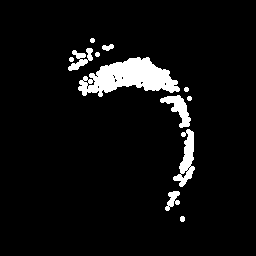
#> input picture 1.png, 256 x 256 px
$ jupyter execute linedetection.ipynb
#> lines starting #> are read from the running program, lines starting #| are printed output that depends on the picture; after the words box and inside, x2 and y2 are one past the last pixel; in counts of white or black regions, pixels touching at a corner belong together
[cell 1]
import cv2
import numpy as np
import matplotlib.pyplot as plt
import matplotlib.lines as mlines


def line_detection_vectorized(image, edge_image, num_rhos=180, num_thetas=180, t_count=220):
  edge_height, edge_width = edge_image.shape[:2]
  edge_height_half, edge_width_half = edge_height / 2, edge_width / 2
  #
  d = np.sqrt(np.square(edge_height) + np.square(edge_width))
  dtheta = 180 / num_thetas
  drho = (2 * d) / num_rhos
  #
  thetas = np.arange(0, 180, step=dtheta)
  rhos = np.arange(-d, d, step=drho)
  #
  cos_thetas = np.cos(np.deg2rad(thetas))
  sin_thetas = np.sin(np.deg2rad(thetas))
  #
  accumulator = np.zeros((len(rhos), len(rhos)))
  #
  figure = plt.figure(figsize=(12, 12))
  subplot1 = figure.add_subplot(1, 4, 1)
  subplot1.imshow(image)
  subplot2 = figure.add_subplot(1, 4, 2)
  subplot2.imshow(edge_image, cmap="gray")
  subplot3 = figure.add_subplot(1, 4, 3)
  subplot3.set_facecolor((0, 0, 0))
  subplot4 = figure.add_subplot(1, 4, 4)
  subplot4.imshow(image)
  #
  edge_points = np.argwhere(edge_image != 0)
  edge_points = edge_points - np.array([[edge_height_half, edge_width_half]])
  #
  rho_values = np.matmul(edge_points, np.array([sin_thetas, cos_thetas]))
#   print(array)
  #
  accumulator, theta_vals, rho_vals = np.histogram2d(
      np.tile(thetas, rho_values.shape[0]),
      rho_values.ravel(),
      bins=[thetas, rhos]
  )
  accumulator = np.transpose(accumulator)
  lines = np.argwhere(accumulator > t_count)
  rho_idxs, theta_idxs = lines[:, 0], lines[:, 1]
  r, t = rhos[rho_idxs], thetas[theta_idxs]

  for ys in rho_values:
    subplot3.plot(thetas, ys, color="white", alpha=0.05)

  subplot3.plot([t], [r], color="yellow", marker='o')

  for line in lines:
    y, x = line
    rho = rhos[y]
    theta = thetas[x]
    a = np.cos(np.deg2rad(theta))
    b = np.sin(np.deg2rad(theta))
    x0 = (a * rho) + edge_width_half
    y0 = (b * rho) + edge_height_half
    x1 = int(x0 + 1000 * (-b))
    y1 = int(y0 + 1000 * (a))
    x2 = int(x0 - 1000 * (-b))
    y2 = int(y0 - 1000 * (a))
    subplot3.plot([theta], [rho], marker='o', color="yellow")
    subplot4.add_line(mlines.Line2D([x1, x2], [y1, y2]))

  subplot3.invert_yaxis()
  subplot3.invert_xaxis()

  subplot1.title.set_text("Original Image")
  subplot2.title.set_text("Edge Image")
  subplot3.title.set_text("Hough Space")
  subplot4.title.set_text("Detected Lines")
  print(x1)
  print(x2)
  print(y1)
  print(y2)
  plt.show()
  return accumulator, rhos, thetas


if __name__ == "__main__":
  for i in range(3):
    image = cv2.imread(f"1.png")
#> image is the input picture: shape (256, 256, 3); 5.9% white; 12 white regions, largest, box (x1, y1, x2, y2) and area: (78, 57, 180, 97) 2285, (173, 129, 195, 187) 585, (160, 95, 191, 128) 422
    edge_image = cv2.cvtColor(image, cv2.COLOR_BGR2GRAY)
    edge_image = cv2.GaussianBlur(edge_image, (3, 3), 1)
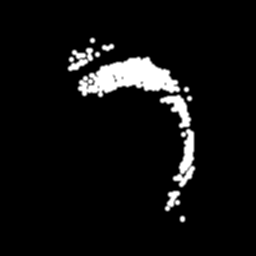
#> edge_image: shape (256, 256); min 0, max 255, mean 15.2
    edge_image = cv2.Canny(edge_image, 100, 200)
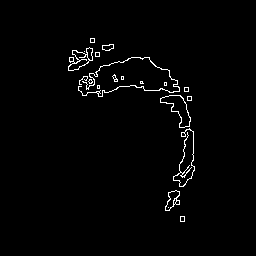
#> edge_image: shape (256, 256); 1.7% white in thin lines or dots, all inside (x1, y1, x2, y2) = (68, 38, 195, 222)
    edge_image = cv2.dilate(
        edge_image,
        cv2.getStructuringElement(cv2.MORPH_RECT, (5, 5)),
        iterations=1
    )
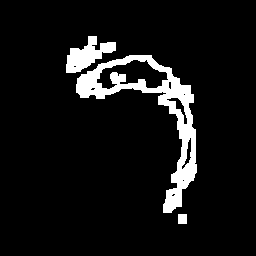
#> edge_image: shape (256, 256); 7.7% white; 3 white regions, box (x1, y1, x2, y2) and area: (76, 55, 197, 213) 4054, (66, 36, 116, 73) 906, (178, 214, 187, 224) 90
    edge_image = cv2.erode(
        edge_image,
        cv2.getStructuringElement(cv2.MORPH_RECT, (5, 5)),
        iterations=1
    )
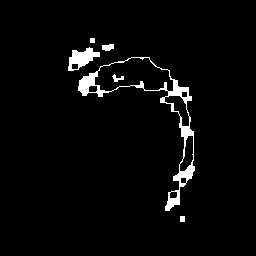
#> edge_image: shape (256, 256); 3.3% white; 6 white regions, box (x1, y1, x2, y2) and area: (78, 57, 195, 211) 1570, (68, 47, 100, 71) 394, (102, 44, 114, 51) 67, (112, 74, 124, 82) 46, (180, 216, 185, 222) 30, (90, 38, 95, 43) 25
    line_detection_vectorized(image, edge_image)
#> in line_detection_vectorized, `edge_points = np.argwhere(edge_image != 0)`: edge_points = 2132 pairs, first value 38 to 221, second value 68 to 194
#> in line_detection_vectorized, `edge_points = edge_points - np.array([[edge_height_half, edge_width_ha..`: edge_points = 2132 pairs, first value -90 to 93, second value -60 to 66
#> in line_detection_vectorized, `rho_values = np.matmul(edge_points, np.array([sin_thetas, cos_thetas]))`:
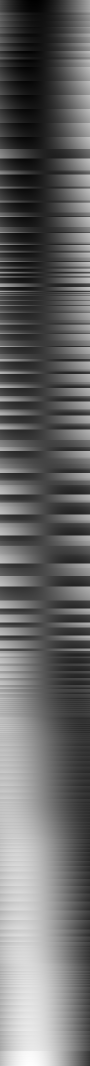
#> rho_values: shape (2132, 180) float64 (shown at 1/2 size); min -97.69, max 108.6, mean -14.1; drawn with min black and max white
#> in line_detection_vectorized, `accumulator, theta_vals, rho_vals = np.histogram2d( np.tile(thetas, rh..`:
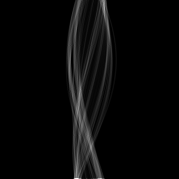
#> accumulator: shape (179, 179) float64; min 0, max 365, mean 12; drawn with min black and max white
#> in line_detection_vectorized, `accumulator, theta_vals, rho_vals = np.histogram2d( np.tile(thetas, rh..`: theta_vals = 180 values from 0 to 179; rho_vals = 180 values from -362 to 358
#> in line_detection_vectorized, `accumulator = np.transpose(accumulator)`:
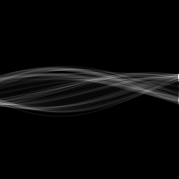
#> accumulator: shape (179, 179) float64; min 0, max 365, mean 12; drawn with min black and max white
#> in line_detection_vectorized, `lines = np.argwhere(accumulator > t_count)`: lines = [[74, 178], [75, 178], [76, 178], [77, 178], [78, 178], [98, 178], [99, 178], [100, 178], [101, 178], [104, 7], [104, 8], [104, 9]]
#> in line_detection_vectorized, `rho_idxs, theta_idxs = lines[:, 0], lines[:, 1]`: rho_idxs = [74, 75, 76, 77, 78, 98, 99, 100, 101, 104, 104, 104]; theta_idxs = [178, 178, 178, 178, 178, 178, 178, 178, 178, 7, 8, 9]
#> in line_detection_vectorized, `r, t = rhos[rho_idxs], thetas[theta_idxs]`: r = [-64.36, -60.34, -56.32, -52.29, -48.27, 32.18, 36.2, 40.23, 44.25, 56.32, 56.32, 56.32]; t has the same summary as theta_idxs
#> the loop in line_detection_vectorized, `for line in lines:` made 12 passes
#> (y, x, rho, theta, a, b, x0, y0) on passes 1 to 12: (74, 178, -64.36, 178, -0.999, 0.0349, 192.3, 125.8), (75, 178, -60.34, 178, -0.999, 0.0349, 188.3, 125.9), (76, 178, -56.32, 178, -0.999, 0.0349, 184.3, 126), (77, 178, -52.29, 178, -0.999, 0.0349, 180.3, 126.2), (78, 178, -48.27, 178, -0.999, 0.0349, 176.2, 126.3), (98, 178, 32.18, 178, -0.999, 0.0349, 95.84, 129.1), (99, 178, 36.2, 178, -0.999, 0.0349, 91.82, 129.3), (100, 178, 40.23, 178, -0.999, 0.0349, 87.8, 129.4), (101, 178, 44.25, 178, -0.999, 0.0349, 83.78, 129.5), (104, 7, 56.32, 7, 0.993, 0.122, 183.9, 134.9), (104, 8, 56.32, 8, 0.99, 0.139, 183.8, 135.8), (104, 9, 56.32, 9, 0.988, 0.156, 183.6, 136.8)
#| 27
#| 340
#| 1124
#| -850
#> in line_detection_vectorized, `plt.show()`:
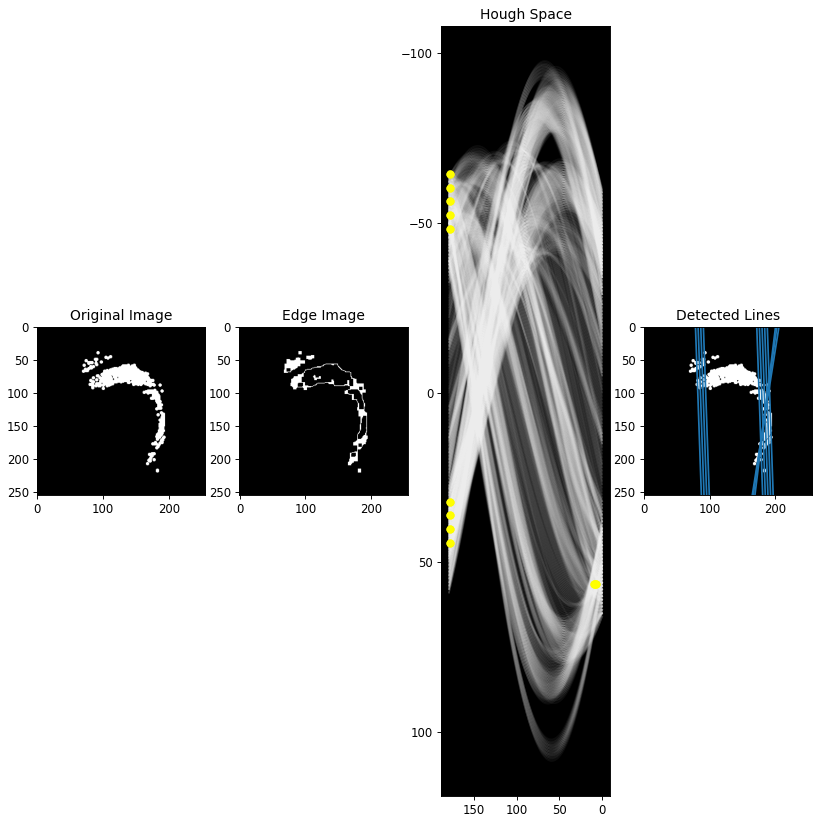
#> figure drawn by matplotlib, 4 panels; panel 3: curve peaks at x = 179, y = 36.42; panel 3: curve peaks at x = 179, y = 35.42; panel 3: curve peaks at x = 179, y = 34.42
